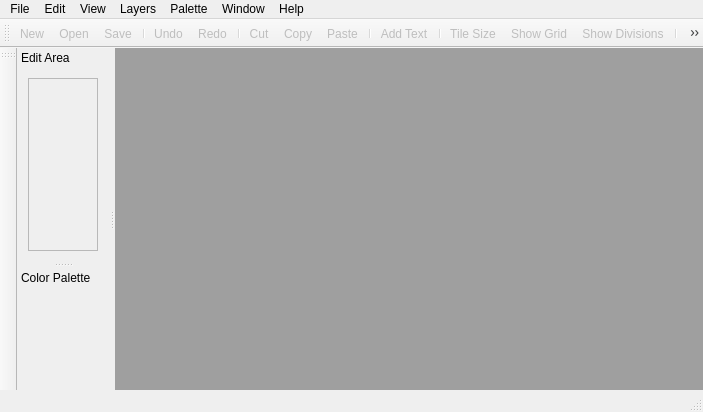
<?xml version="1.0" encoding="UTF-8"?>
<ui version="4.0">
 <class>MainWindow</class>
 <widget class="QMainWindow" name="MainWindow">
  <property name="geometry">
   <rect>
    <x>0</x>
    <y>0</y>
    <width>703</width>
    <height>412</height>
   </rect>
  </property>
  <property name="windowTitle">
   <string>Pixel::Booster</string>
  </property>
  <property name="windowIcon">
   <iconset resource="../resources/icons/icons.qrc">
    <normaloff>:/icons/app_icon.svg</normaloff>:/icons/app_icon.svg</iconset>
  </property>
  <widget class="QWidget" name="centralWidget">
   <layout class="QVBoxLayout" name="verticalLayout">
    <property name="spacing">
     <number>0</number>
    </property>
    <property name="leftMargin">
     <number>0</number>
    </property>
    <property name="topMargin">
     <number>0</number>
    </property>
    <property name="rightMargin">
     <number>0</number>
    </property>
    <property name="bottomMargin">
     <number>0</number>
    </property>
    <item>
     <widget class="QMdiArea" name="mdiArea"/>
    </item>
   </layout>
  </widget>
  <widget class="QMenuBar" name="menuBar">
   <property name="geometry">
    <rect>
     <x>0</x>
     <y>0</y>
     <width>703</width>
     <height>21</height>
    </rect>
   </property>
   <widget class="QMenu" name="menuFile">
    <property name="title">
     <string>File</string>
    </property>
    <addaction name="actionNew"/>
    <addaction name="actionOpen"/>
    <addaction name="actionOpen_Recent"/>
    <addaction name="actionSave"/>
    <addaction name="actionSave_As"/>
    <addaction name="actionSave_All"/>
    <addaction name="actionClose"/>
    <addaction name="separator"/>
    <addaction name="actionExit"/>
   </widget>
   <widget class="QMenu" name="menuEdit">
    <property name="title">
     <string>Edit</string>
    </property>
    <addaction name="actionUndo"/>
    <addaction name="actionRedo"/>
    <addaction name="separator"/>
    <addaction name="actionCut"/>
    <addaction name="actionCopy"/>
    <addaction name="actionPaste"/>
    <addaction name="actionDelete"/>
    <addaction name="actionSelect_All"/>
    <addaction name="separator"/>
    <addaction name="actionAdd_Text"/>
    <addaction name="actionCreate_Shadow"/>
   </widget>
   <widget class="QMenu" name="menuView">
    <property name="title">
     <string>View</string>
    </property>
    <addaction name="actionTile_Size"/>
    <addaction name="actionShow_Grid"/>
    <addaction name="actionShow_Divisions"/>
   </widget>
   <widget class="QMenu" name="menuLayers">
    <property name="title">
     <string>Layers</string>
    </property>
    <addaction name="actionImage_Size"/>
    <addaction name="actionClear"/>
    <addaction name="actionClear_All"/>
   </widget>
   <widget class="QMenu" name="menuPalette">
    <property name="title">
     <string>Palette</string>
    </property>
    <addaction name="actionTransparency"/>
    <addaction name="separator"/>
    <addaction name="actionLoad_Palette"/>
    <addaction name="actionSave_Palette"/>
    <addaction name="actionEdit_Palette"/>
    <addaction name="separator"/>
    <addaction name="actionClear_Mask"/>
    <addaction name="actionInvert_Mask"/>
    <addaction name="actionAuto_Mask"/>
   </widget>
   <widget class="QMenu" name="menuWindow">
    <property name="title">
     <string>Window</string>
    </property>
   </widget>
   <widget class="QMenu" name="menuHelp">
    <property name="title">
     <string>Help</string>
    </property>
   </widget>
   <addaction name="menuFile"/>
   <addaction name="menuEdit"/>
   <addaction name="menuView"/>
   <addaction name="menuLayers"/>
   <addaction name="menuPalette"/>
   <addaction name="menuWindow"/>
   <addaction name="menuHelp"/>
  </widget>
  <widget class="QToolBar" name="mainToolBar">
   <attribute name="toolBarArea">
    <enum>TopToolBarArea</enum>
   </attribute>
   <attribute name="toolBarBreak">
    <bool>false</bool>
   </attribute>
   <addaction name="actionNew"/>
   <addaction name="actionOpen"/>
   <addaction name="actionSave"/>
   <addaction name="separator"/>
   <addaction name="actionUndo"/>
   <addaction name="actionRedo"/>
   <addaction name="separator"/>
   <addaction name="actionCut"/>
   <addaction name="actionCopy"/>
   <addaction name="actionPaste"/>
   <addaction name="separator"/>
   <addaction name="actionAdd_Text"/>
   <addaction name="separator"/>
   <addaction name="actionTile_Size"/>
   <addaction name="actionShow_Grid"/>
   <addaction name="actionShow_Divisions"/>
   <addaction name="separator"/>
   <addaction name="actionImage_Size"/>
  </widget>
  <widget class="QStatusBar" name="statusBar"/>
  <widget class="QToolBar" name="toolBar">
   <property name="windowTitle">
    <string>toolBar</string>
   </property>
   <attribute name="toolBarArea">
    <enum>LeftToolBarArea</enum>
   </attribute>
   <attribute name="toolBarBreak">
    <bool>false</bool>
   </attribute>
  </widget>
  <widget class="QDockWidget" name="dockWidget">
   <property name="features">
    <set>QDockWidget::NoDockWidgetFeatures</set>
   </property>
   <property name="windowTitle">
    <string>Edit Area</string>
   </property>
   <attribute name="dockWidgetArea">
    <number>1</number>
   </attribute>
   <widget class="QWidget" name="dockWidgetContents">
    <layout class="QVBoxLayout" name="verticalLayout_2">
     <item>
      <widget class="QScrollArea" name="scrollArea">
       <property name="styleSheet">
        <string notr="true">background-image: url(:/images/lines_background_color.png);</string>
       </property>
       <property name="widgetResizable">
        <bool>true</bool>
       </property>
       <property name="alignment">
        <set>Qt::AlignCenter</set>
       </property>
       <widget class="QWidget" name="scrollAreaWidgetContents">
        <property name="geometry">
         <rect>
          <x>0</x>
          <y>0</y>
          <width>179</width>
          <height>134</height>
         </rect>
        </property>
       </widget>
      </widget>
     </item>
    </layout>
   </widget>
  </widget>
  <widget class="QDockWidget" name="dockWidget_2">
   <property name="features">
    <set>QDockWidget::NoDockWidgetFeatures</set>
   </property>
   <property name="windowTitle">
    <string>Color Palette</string>
   </property>
   <attribute name="dockWidgetArea">
    <number>1</number>
   </attribute>
   <widget class="QWidget" name="dockWidgetContents_2">
    <layout class="QVBoxLayout" name="verticalLayout_3">
     <item>
      <widget class="QStackedWidget" name="stackedWidget">
       <widget class="QWidget" name="page">
        <layout class="QVBoxLayout" name="verticalLayout_4">
         <item>
          <widget class="QWidget" name="widget" native="true"/>
         </item>
        </layout>
       </widget>
       <widget class="QWidget" name="page_2"/>
      </widget>
     </item>
    </layout>
   </widget>
  </widget>
  <action name="actionNew">
   <property name="enabled">
    <bool>false</bool>
   </property>
   <property name="icon">
    <iconset resource="../resources/icons/icons.qrc">
     <normaloff>:/icons/new_file.png</normaloff>:/icons/new_file.png</iconset>
   </property>
   <property name="text">
    <string>New</string>
   </property>
   <property name="shortcut">
    <string>Ctrl+N</string>
   </property>
  </action>
  <action name="actionOpen">
   <property name="enabled">
    <bool>false</bool>
   </property>
   <property name="icon">
    <iconset resource="../resources/icons/icons.qrc">
     <normaloff>:/icons/open_file.png</normaloff>:/icons/open_file.png</iconset>
   </property>
   <property name="text">
    <string>Open</string>
   </property>
   <property name="shortcut">
    <string>Ctrl+O</string>
   </property>
  </action>
  <action name="actionOpen_Recent">
   <property name="enabled">
    <bool>false</bool>
   </property>
   <property name="text">
    <string>Open Recent</string>
   </property>
  </action>
  <action name="actionSave">
   <property name="enabled">
    <bool>false</bool>
   </property>
   <property name="icon">
    <iconset resource="../resources/icons/icons.qrc">
     <normaloff>:/icons/save_file.png</normaloff>:/icons/save_file.png</iconset>
   </property>
   <property name="text">
    <string>Save</string>
   </property>
  </action>
  <action name="actionSave_As">
   <property name="enabled">
    <bool>false</bool>
   </property>
   <property name="text">
    <string>Save As</string>
   </property>
  </action>
  <action name="actionSave_All">
   <property name="enabled">
    <bool>false</bool>
   </property>
   <property name="text">
    <string>Save All</string>
   </property>
  </action>
  <action name="actionClose">
   <property name="enabled">
    <bool>false</bool>
   </property>
   <property name="text">
    <string>Close</string>
   </property>
  </action>
  <action name="actionExit">
   <property name="enabled">
    <bool>false</bool>
   </property>
   <property name="text">
    <string>Exit</string>
   </property>
  </action>
  <action name="actionUndo">
   <property name="enabled">
    <bool>false</bool>
   </property>
   <property name="icon">
    <iconset resource="../resources/icons/icons.qrc">
     <normaloff>:/icons/undo.png</normaloff>:/icons/undo.png</iconset>
   </property>
   <property name="text">
    <string>Undo</string>
   </property>
   <property name="shortcut">
    <string>Ctrl+Z</string>
   </property>
  </action>
  <action name="actionRedo">
   <property name="enabled">
    <bool>false</bool>
   </property>
   <property name="icon">
    <iconset resource="../resources/icons/icons.qrc">
     <normaloff>:/icons/redo.png</normaloff>:/icons/redo.png</iconset>
   </property>
   <property name="text">
    <string>Redo</string>
   </property>
   <property name="shortcut">
    <string>Ctrl+Y</string>
   </property>
  </action>
  <action name="actionCut">
   <property name="enabled">
    <bool>false</bool>
   </property>
   <property name="icon">
    <iconset resource="../resources/icons/icons.qrc">
     <normaloff>:/icons/cut.png</normaloff>:/icons/cut.png</iconset>
   </property>
   <property name="text">
    <string>Cut</string>
   </property>
   <property name="shortcut">
    <string>Ctrl+X</string>
   </property>
  </action>
  <action name="actionCopy">
   <property name="enabled">
    <bool>false</bool>
   </property>
   <property name="icon">
    <iconset resource="../resources/icons/icons.qrc">
     <normaloff>:/icons/copy.png</normaloff>:/icons/copy.png</iconset>
   </property>
   <property name="text">
    <string>Copy</string>
   </property>
   <property name="shortcut">
    <string>Ctrl+C</string>
   </property>
  </action>
  <action name="actionPaste">
   <property name="enabled">
    <bool>false</bool>
   </property>
   <property name="icon">
    <iconset resource="../resources/icons/icons.qrc">
     <normaloff>:/icons/paste.png</normaloff>:/icons/paste.png</iconset>
   </property>
   <property name="text">
    <string>Paste</string>
   </property>
   <property name="shortcut">
    <string>Ctrl+V</string>
   </property>
  </action>
  <action name="actionDelete">
   <property name="enabled">
    <bool>false</bool>
   </property>
   <property name="text">
    <string>Delete</string>
   </property>
  </action>
  <action name="actionSelect_All">
   <property name="enabled">
    <bool>false</bool>
   </property>
   <property name="text">
    <string>Select All</string>
   </property>
  </action>
  <action name="actionAdd_Text">
   <property name="enabled">
    <bool>false</bool>
   </property>
   <property name="icon">
    <iconset>
     <normaloff>../resources/icons/text_edit.png</normaloff>../resources/icons/text_edit.png</iconset>
   </property>
   <property name="text">
    <string>Add Text</string>
   </property>
  </action>
  <action name="actionCreate_Shadow">
   <property name="enabled">
    <bool>false</bool>
   </property>
   <property name="text">
    <string>Create Shadow</string>
   </property>
  </action>
  <action name="actionTile_Size">
   <property name="enabled">
    <bool>false</bool>
   </property>
   <property name="icon">
    <iconset resource="../resources/icons/icons.qrc">
     <normaloff>:/icons/tile_size.png</normaloff>:/icons/tile_size.png</iconset>
   </property>
   <property name="text">
    <string>Tile Size</string>
   </property>
  </action>
  <action name="actionShow_Grid">
   <property name="enabled">
    <bool>false</bool>
   </property>
   <property name="icon">
    <iconset resource="../resources/icons/icons.qrc">
     <normaloff>:/icons/show_grid.png</normaloff>:/icons/show_grid.png</iconset>
   </property>
   <property name="text">
    <string>Show Grid</string>
   </property>
  </action>
  <action name="actionShow_Divisions">
   <property name="enabled">
    <bool>false</bool>
   </property>
   <property name="icon">
    <iconset resource="../resources/icons/icons.qrc">
     <normaloff>:/icons/show_divisions.png</normaloff>:/icons/show_divisions.png</iconset>
   </property>
   <property name="text">
    <string>Show Divisions</string>
   </property>
  </action>
  <action name="actionImage_Size">
   <property name="enabled">
    <bool>false</bool>
   </property>
   <property name="icon">
    <iconset resource="../resources/icons/icons.qrc">
     <normaloff>:/icons/resize.png</normaloff>:/icons/resize.png</iconset>
   </property>
   <property name="text">
    <string>Image Size</string>
   </property>
  </action>
  <action name="actionClear">
   <property name="enabled">
    <bool>false</bool>
   </property>
   <property name="text">
    <string>Clear</string>
   </property>
  </action>
  <action name="actionClear_All">
   <property name="enabled">
    <bool>false</bool>
   </property>
   <property name="text">
    <string>Clear All</string>
   </property>
  </action>
  <action name="actionTransparency">
   <property name="enabled">
    <bool>false</bool>
   </property>
   <property name="text">
    <string>Transparency</string>
   </property>
  </action>
  <action name="actionLoad_Palette">
   <property name="enabled">
    <bool>false</bool>
   </property>
   <property name="text">
    <string>Load Palette</string>
   </property>
  </action>
  <action name="actionSave_Palette">
   <property name="enabled">
    <bool>false</bool>
   </property>
   <property name="text">
    <string>Save Palette</string>
   </property>
  </action>
  <action name="actionEdit_Palette">
   <property name="enabled">
    <bool>false</bool>
   </property>
   <property name="text">
    <string>Edit Palette</string>
   </property>
  </action>
  <action name="actionClear_Mask">
   <property name="enabled">
    <bool>false</bool>
   </property>
   <property name="text">
    <string>Clear Mask</string>
   </property>
  </action>
  <action name="actionInvert_Mask">
   <property name="enabled">
    <bool>false</bool>
   </property>
   <property name="text">
    <string>Invert Mask</string>
   </property>
  </action>
  <action name="actionAuto_Mask">
   <property name="enabled">
    <bool>false</bool>
   </property>
   <property name="text">
    <string>Auto Mask</string>
   </property>
  </action>
 </widget>
 <layoutdefault spacing="6" margin="11"/>
 <resources>
  <include location="../resources/icons/icons.qrc"/>
 </resources>
 <connections/>
</ui>
